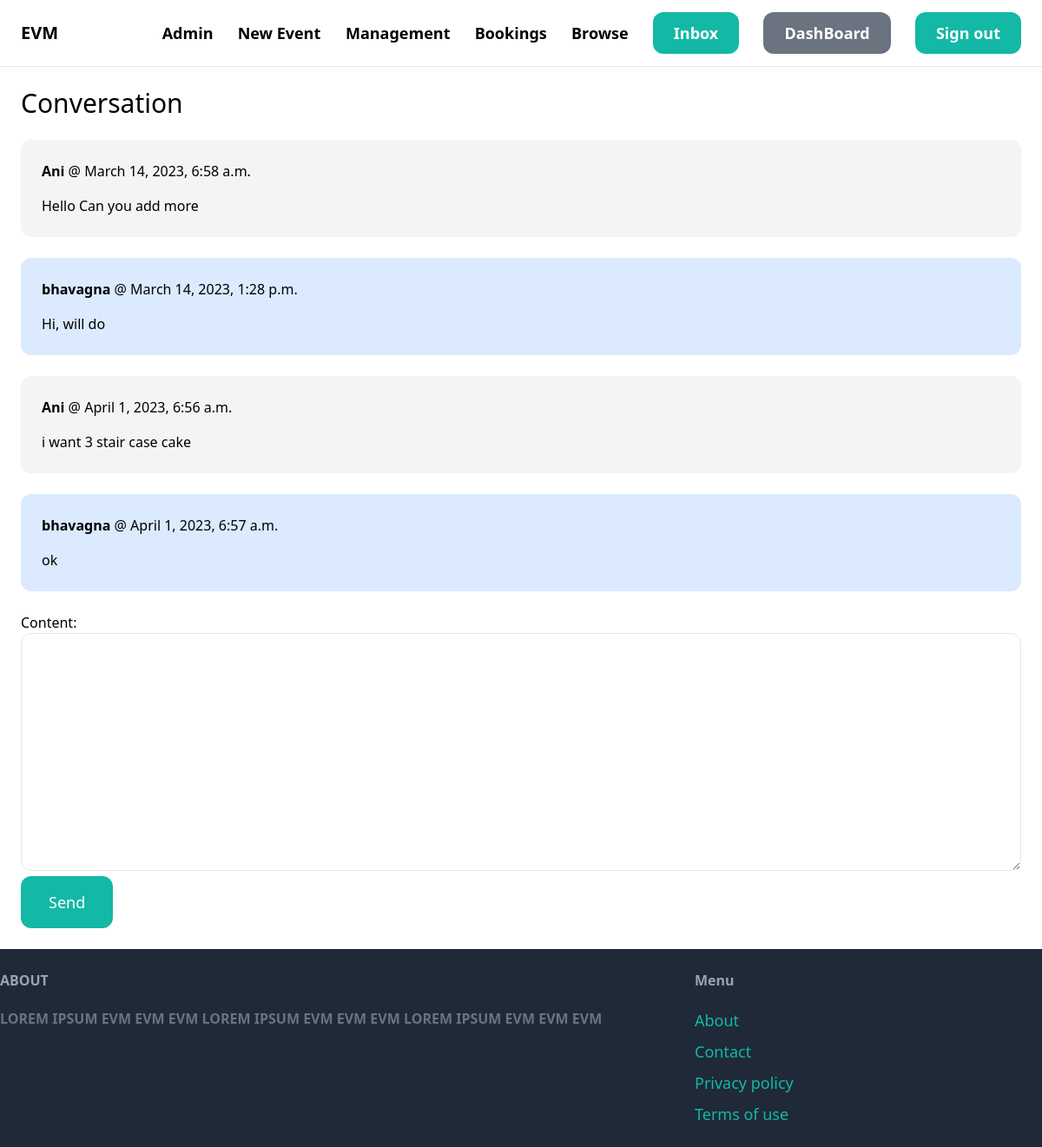
The page /inbox/1/ (signed in) on the database its author committed.
### conversation/models.py (models this page shows)
class ConversationMessage(models.Model):
    conversation=models.ForeignKey(Conversation,related_name='messages',on_delete=models.CASCADE)
    content=models.TextField()
    created_at= models.DateTimeField(auto_now_add=True)
    created_by=models.ForeignKey(User,related_name='created_messages',on_delete=models.CASCADE)

### conversation/views.py (the view)
# urls.py: path('<int:pk>/',views.detail,name='detail')
@login_required
def detail(request,pk):
    conversation=Conversation.objects.filter(members__in=[request.user.id]).get(pk=pk)
    if request.method == 'POST':
        form = ConversationMessageForm(request.POST)
        if form.is_valid():
            conversation_message = form.save(commit=False)
            conversation_message.conversation = conversation
            conversation_message.created_by = request.user
            conversation_message.save()
            conversation.save()
            return redirect('conversation:detail',pk=pk)
    else:
        form = ConversationMessageForm()
    return render(request,'conversation/detail.html',{
        'conversation':conversation,
        'form':form
    })

### conversation/forms.py
class ConversationMessageForm(forms.ModelForm):
    class Meta:
        model=ConversationMessage
        fields=('content',)
        widgets={
            'content':forms.Textarea(attrs={
            'class':'w-full py-4 px-6 rounded-xl border '
            })
        }

### conversation/templates/conversation/detail.html (shortened to what this page needs)
{%extends 'core/base.html'%}
{% block content%}
<h1 class="mb-6 text-3xl">Conversation</h1>
<div class="space-y-6">
    {% for message in conversation.messages.all %}
            <div class="p-6 flex {% if message.created_by == request.user %} bg-blue-100 {% else %}bg-gray-100{% endif %}  rounded-xl">
               <div>
                <p class="mb-4"><strong>{{ message.created_by.username }}</strong> @ {{ message.created_at }}</p>
                <p>{{message.content}}</p>
               </div>
            </div>
    {%endfor%}
</div>
<form method="post" action="." class="mt-6">
    {{ form.as_p }}
    <button class="py-4 px-8 text-lg bg-teal-500 hover:bg-teal-700 rounded-xl text-white">Send</button>
</form>
{%endblock%}

### core/templates/core/base.html (shortened to what this page needs)
<!doctype html>
<html>
    <head>
        <script src="https://cdn.tailwindcss.com"></script>
    </head>
    <body>
        <nav class="px-6 py-6 flex justify-between items-center border-b border-gray-200">
            <a href="/" class="text-xl font-semibold">EVM</a>
            <div class="space-x-6">
                {% for group in request.user.groups.all %}
                {% if group.name == 'admin' %}
                <a href="http://127.0.0.1:8000/admin" class="text-lg font-semibold hover:text-gray-500">Admin</a>
                <a href="{% url 'item:new' %}" class="text-lg font-semibold hover:text-gray-500">New Event </a>
                <a href="{% url 'core:management' %}" class="text-lg font-semibold hover:text-gray-500">Management</a>
                {% endif %}
                {% endfor %}
                <a href="{% url 'core:bookings' %}" class="text-lg font-semibold hover:text-gray-500">Bookings</a>
                <a href="{%url 'item:items'%}" class="text-lg font-semibold hover:text-gray-500">Browse</a>
                {% if request.user.is_authenticated %}
                    <a href=" {% url 'conversation:inbox' %} " class="px-6 py-3 text-lg font-semibold bg-teal-500 text-white rounded-xl hover:bg-teal-700">Inbox</a>
                    <a href="{% url 'dashboard:index' %}" class="px-6 py-3 text-lg font-semibold bg-gray-500 text-white rounded-xl hover:bg-gray-700">DashBoard</a>
                    <a href="{% url 'core:logout' %} " class="px-6 py-3 text-lg font-semibold bg-teal-500 text-white rounded-xl hover:bg-teal-700">Sign out</a>
                    {% else %}
                    <a href="{% url 'core:signup' %}" class="px-6 py-3 text-lg font-semibold bg-gray-900 text-white rounded-xl hover:bg-gray-500">SIGN UP</a>
                    <a href="{% url 'core:login' %}" class="px-6 py-3 text-lg font-semibold bg-gray-900 text-white rounded-xl hover:bg-gray-500"> LOGIN</a>
                {% endif %}
            </div>
        </nav>
        <div class="px-6 py-6">
            {% block content%}
            {%endblock%}
        </div>
        <footer class="py-6 py-6 flex justify-between bg-gray-800">
            <div class="w-2/3 pr-10">
                <h3 class="mb-5 font-semibold text-gray-400">ABOUT</h3>
                <h3 class="mb-5 font-semibold text-gray-500">LOREM IPSUM EVM EVM EVM LOREM IPSUM EVM EVM EVM  LOREM IPSUM EVM EVM EVM </h3>
            </div>
            <div class="w-1/3">
                <h3 class="mb-5 font-semibold text-gray-400">Menu</h3>
               <ul class="space-y-2">
                <li><a href="#" class="text-lg text-teal-500 hover:text-teal-700">About</a></li>
                <li><a href="{% url 'core:contact' %}" class="text-lg text-teal-500 hover:text-teal-700">Contact</a></li>
                <li><a href="#" class="text-lg text-teal-500 hover:text-teal-700">Privacy policy</a></li>
                <li><a href="#" class="text-lg text-teal-500 hover:text-teal-700">Terms of use</a></li>
               </ul>
            </div>
        </footer>
    </body>
</html>

### rows shown on the page
ConversationMessage: created_by.username "Ani", created_at "March 14, 2023, 6:58 a.m.", content "Hello Can you add more"
ConversationMessage: created_by.username "bhavagna", created_at "March 14, 2023, 1:28 p.m.", content "Hi, will do"
ConversationMessage: created_by.username "Ani", created_at "April 1, 2023, 6:56 a.m.", content "i want 3 stair case cake"
ConversationMessage: created_by.username "bhavagna", created_at "April 1, 2023, 6:57 a.m.", content "ok"
